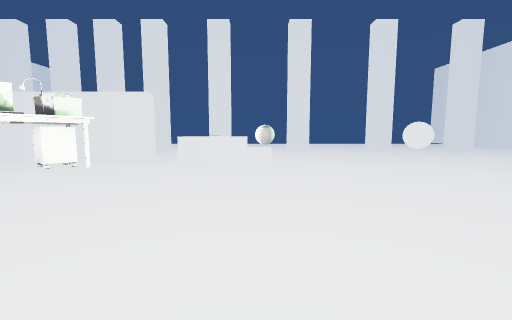
[1] (above)

21 first-person views from a walk through a Unity game level. The camera is 1.3 m above the floor, tilts 6° down and sees 90° across. The floor is counted in squares, 1 m on a side. Each view is taken from the middle of a square. On the plan, view 1 faces up. The plan holds only what a view shows up to about 13 squares ahead; the rest is blank. The place goes on beyond the plan. The player is left out. Surface patterns are stand-ins for the level's own textures.

[2]
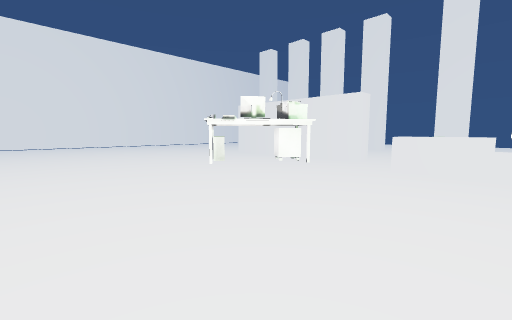

[3]
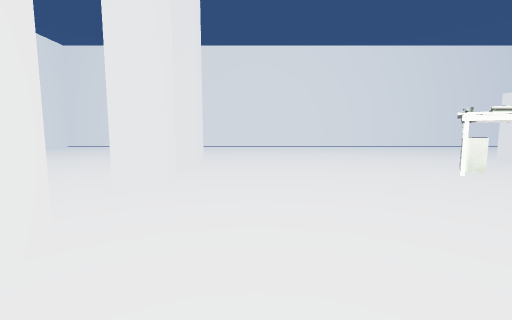

[4]
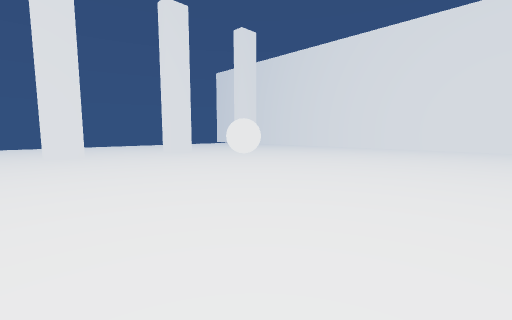

[5]
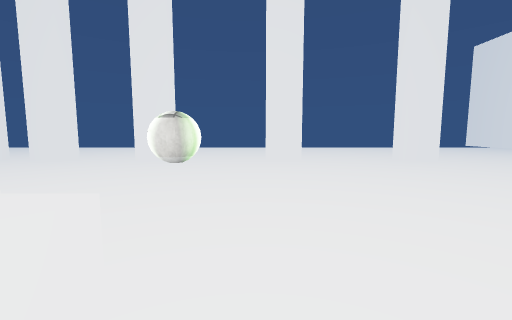

[6]
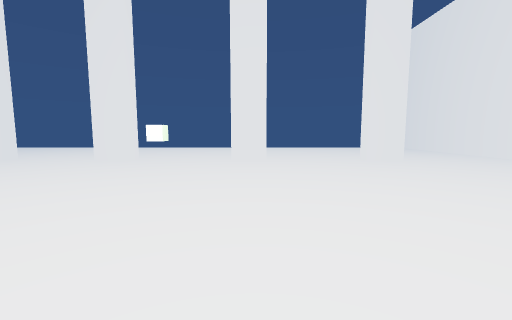

[7]
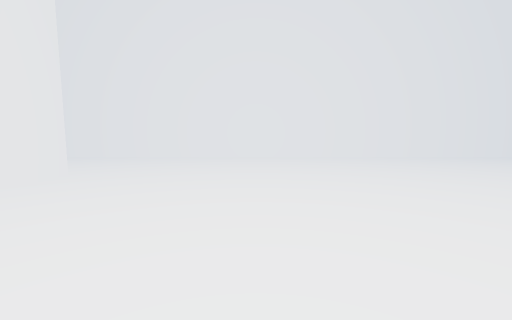

[8]
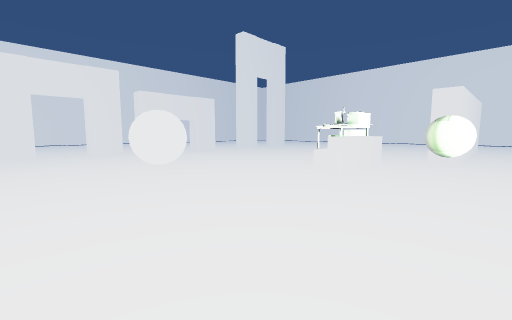

[9]
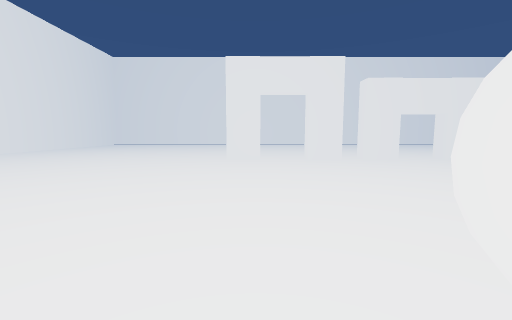

[10]
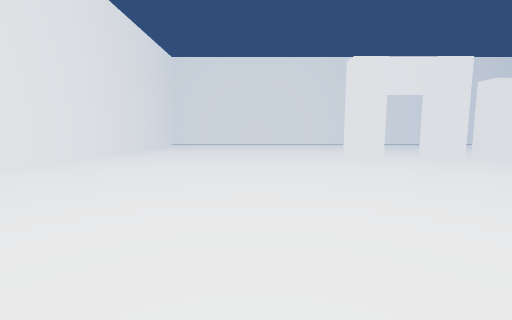

[11]
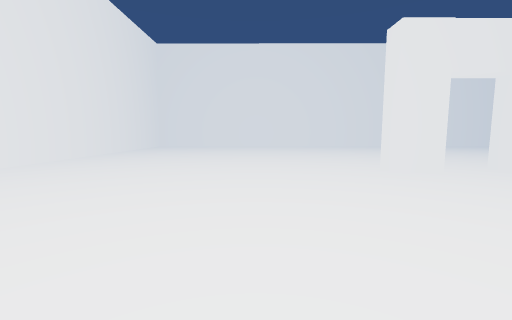

[12]
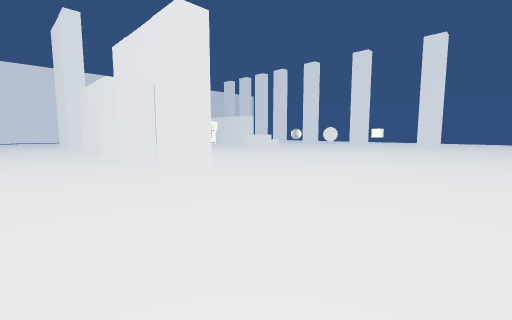

[13]
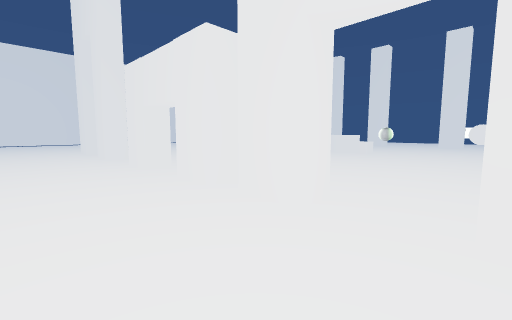

[14]
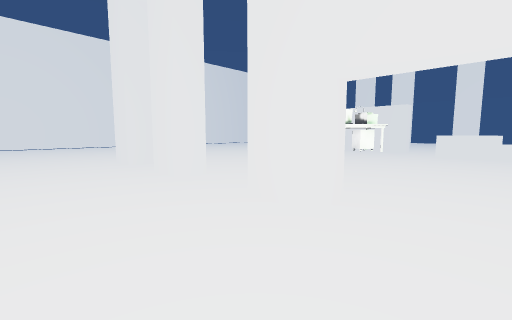

[15]
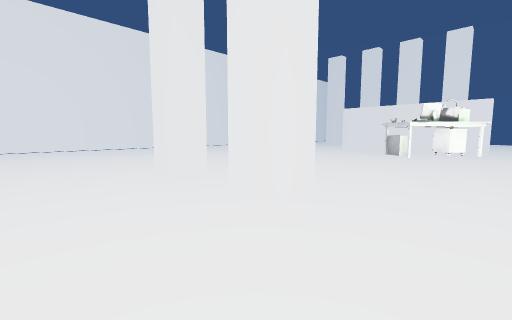

[16]
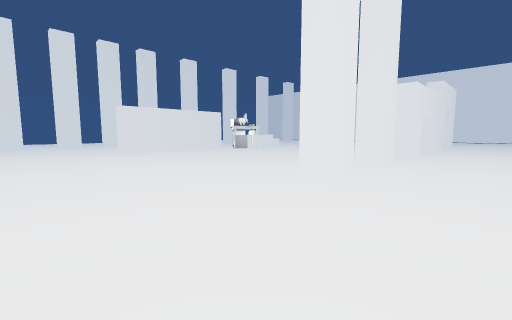

[17]
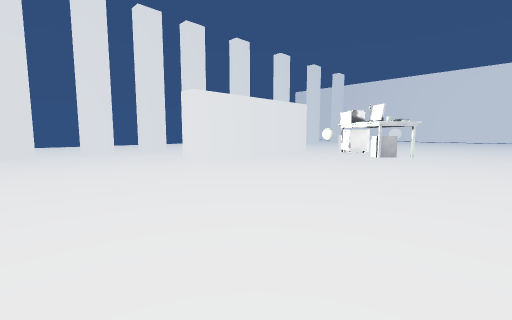

[18]
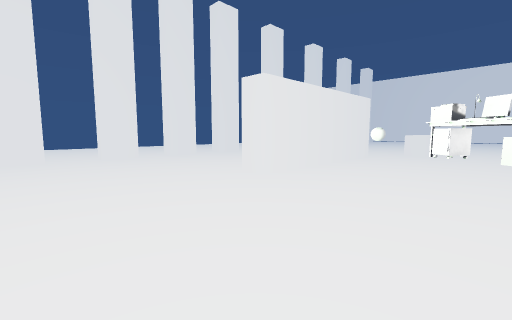

[19]
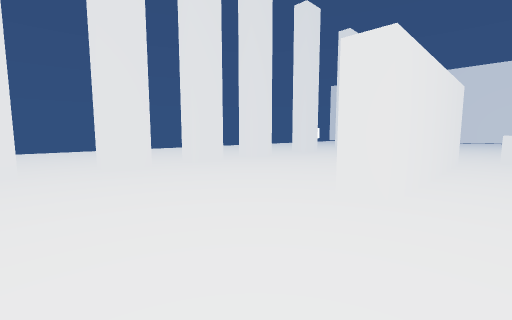

[20]
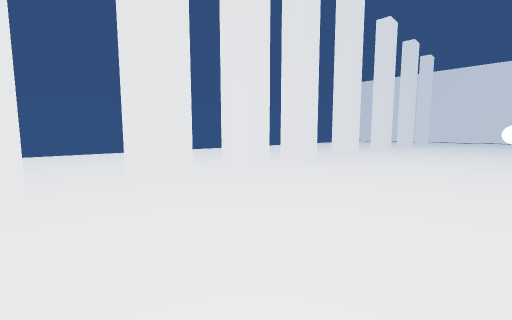

[21]
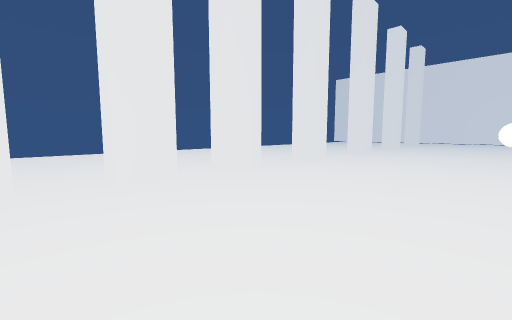

### Floor plan
Key: @ floor where view 1 was taken; # wall or solid block; x gap in a wall; . floor; O other object.
Columns run from 19 left of view 1 to 22 right of it. Each row starts with its distance up from view 1.
 22   ....... ..                           ..#
 21   ..# .##..##...##....##....# .....  ....#
 20 ##..##.##..##...##....##....##.....#.....#
 19 .........................................#
 18 .........................................#
 17 .........................................#
 16 .........................................#
 15 .........................................#
 14 .........................................#
 13 ...................OO....................#
 12 ......#########..........................#
 11 .........................................#
 10 ................OOOO.....O...............#
  9 .................OOO.....O...............#
  8 ............OOO..........................#
  7 ............OOO..........................#
  6 ...........OOO...........................#
  5 ............O............................#
  4 .........................................#
  3 .........................................#
  2 .........................................#
  1 .........................................#
  0 ...................@.....................#
 -1 .........................................#
 -2 .......##..##..##..##.##..##.............#
 -3 .......##..##..##..##x##..##.............#
 -4 .........................................#
 -5 .........................................#
 -6 .........................................#
 -7 .........................................#

Where each view was taken, in squares from view 1:
view 1: 0 up, 0 right, facing up
view 2: 0 up, 0 right, facing up-left
view 3: 0 up, 1 left, facing left
view 4: 4 up, 1 right, facing up-right
view 5: 8 up, 2 right, facing up
view 6: 8 up, 10 right, facing up
view 7: 14 up, 9 right, facing right
view 8: 14 up, 8 right, facing down-left
view 9: 10 up, 7 right, facing down
view 10: 10 up, 13 right, facing down
view 11: 6 up, 13 right, facing down
view 12: 7 down, 15 right, facing up-left
view 13: 7 down, 7 right, facing up-left
view 14: 7 down, 0 right, facing up-left
view 15: 7 down, 4 left, facing up-left
view 16: 7 down, 19 left, facing up-right
view 17: 2 up, 19 left, facing up-right
view 18: 6 up, 19 left, facing up-right
view 19: 10 up, 18 left, facing up-right
view 20: 13 up, 18 left, facing up-right
view 21: 13 up, 14 left, facing up-right
